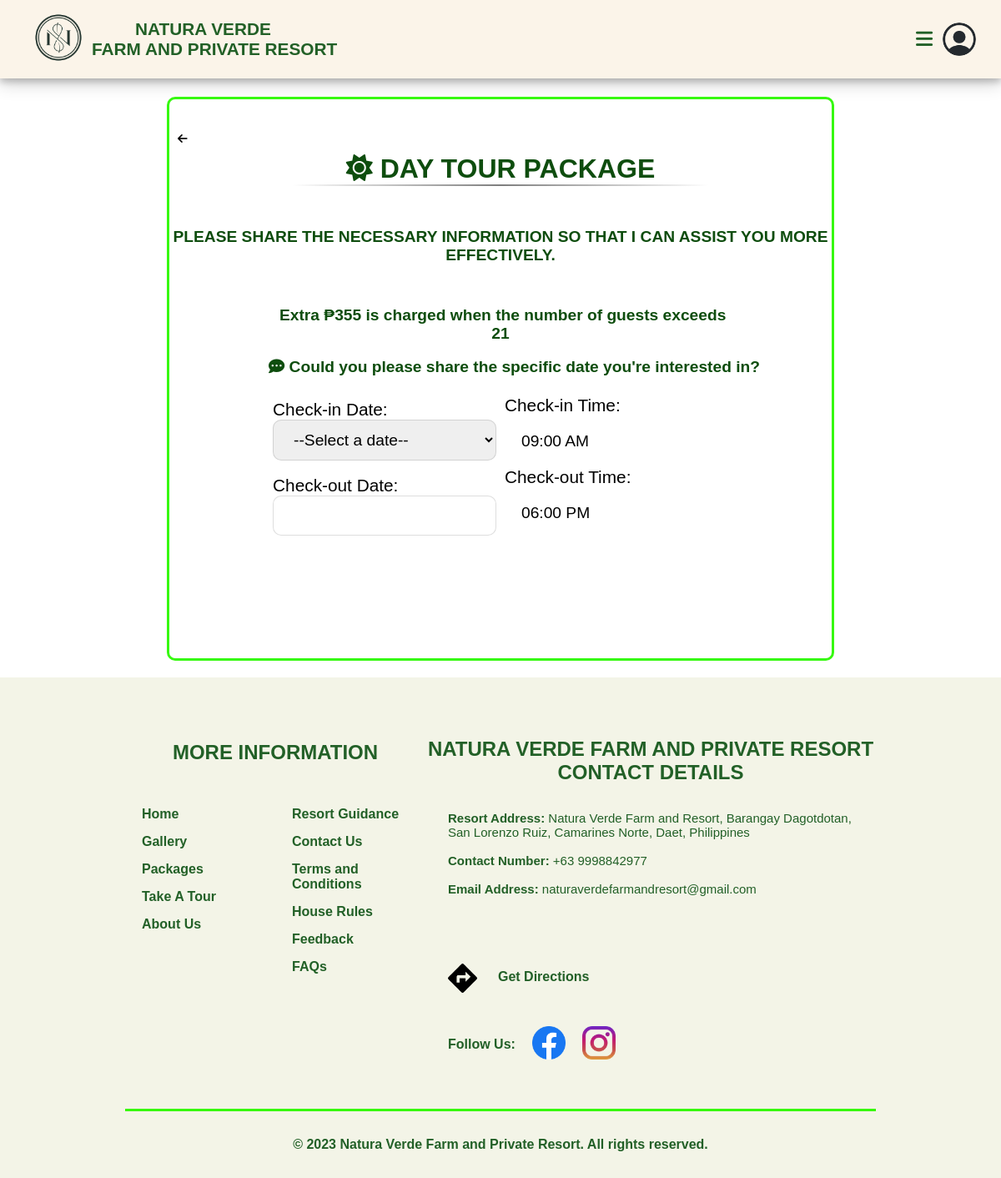
The page /auth/dayTourOption_step3.php (signed in) on the database its author committed.
### tables this page shows
CREATE TABLE `package_prices` (
  `price_id` int(11) NOT NULL,
  `package_name` varchar(30) NOT NULL,
  `package_price` int(11) NOT NULL,
  `package_type` varchar(30) NOT NULL,
  `attribute` varchar(30) NOT NULL,
  `max_pax` int(11) NOT NULL
);

CREATE TABLE `package_time` (
  `id` int(11) NOT NULL,
  `package_name` varchar(30) NOT NULL,
  `check_in_time` time NOT NULL,
  `check_out_time` time NOT NULL
);

### auth/dayTourOption_step3.php (the view, shortened to what this page needs)
<?php
     require_once './db_connection.php';
$query2 = "SELECT * FROM package_prices WHERE price_id = 10";
$result2 = $conn->query($query2);
if ($result2->num_rows > 0) {
    $row2 = $result2->fetch_assoc();
    $packageExcessPrice = $row2["package_price"];
} else {
    $packageExcessPrice = "No Price Available";
    $packageExcessName = "No Name Available";
}
$query3 = "SELECT * FROM package_prices WHERE price_id = 12";
$result3 = $conn->query($query3);
if ($result3->num_rows > 0) {
    $row3 = $result3->fetch_assoc();
    $maxPax = $row3["package_price"];
} else {
    $maxPax = "No Max Pax Available";
    $packagePaxName = "No Name Available";
}
$query9 = "SELECT * FROM package_time WHERE id = 1";
$result9 = $conn->query($query9);
if ($result9->num_rows > 0) {
    $row9 = $result9->fetch_assoc();
    $overnightCheckIn = $row9['check_in_time'];
    $overnightCheckOut = $row9['check_out_time'];
$checkInTime = date("h:i A", strtotime($overnightCheckIn));
$checkOutTime = date("h:i A", strtotime($overnightCheckOut));
} else {
    $overnightCheckIn = "No Time Available";
    $overnightCheckOut = "No Time Available";
    $overnightTimeName = "No Name Available";
}
?>
<!DOCTYPE html>
<html>
<head>
    <link rel="stylesheet" href="https://cdnjs.cloudflare.com/ajax/libs/font-awesome/6.4.2/css/all.min.css">
    <link rel="stylesheet" href="https://cdnjs.cloudflare.com/ajax/libs/animate.css/4.1.1/animate.min.css"/>
<body>
<header>
<?php include('./header_authenticated.php') ?>
    <div class="headcontainer">
    <button class="back-button" onclick="goBack()"><i class="fa-solid fa-arrow-left"></i></button>
            <h1 class="text-with-icon animate__animated animate__slideInDown animate__delay-0.8s"><i class="fa-solid fa-sun"></i>&nbsp;Day Tour Package</h1>
            <div class="hr-one animate__animated animate__slideInDown animate__delay-0.8s"></div>
            <div class="h50 animate__animated animate__slideInDown animate__delay-0.8s"></div>
            <h2 class="animate__animated animate__zoomIn animate__delay-1s">Please share the necessary information so that I can assist you more effectively.</h2>
            <div class="form-container">
            <p id="people" style="width: fit-content; margin:auto;" >&nbsp;Extra ₱<?php echo $packageExcessPrice; ?> is charged when the number of guests exceeds <?php echo $maxPax; ?></p><br>
                <p class="typing-text" style="width: fit-content; margin:auto;"><i class="fa-solid fa-comment-dots"></i>&nbsp;Could you please share the specific date you're interested in?</p>
                <form id="booking-form" action="dayTourOption_step3_submit.php" method="post">
                <input type="text" id="guestID" name="guestID" value="<?php echo $_SESSION['id_session']; ?>"><br>
                <div class="two-column-container">
    <div class="column">
        <label for="check-in-date">Check-in Date:</label>
        <select id="check-in-date" name="check_in_date" required>
            <option value="">--Select a date--</option>
        </select><br><br>
        <label for="check-out-date">Check-out Date:</label>
                <input id="check-out-date" name="check_out_date" readonly>
    </div>
    <div class="column">
        <label for="check-in-times">Check-in Time:</label>
        <input type="text" id="check-in-times" name="check_in_times" value="<?php echo $checkInTime ?>" readonly style="border: none; width: 100%;">
        <label for="check-out-times">Check-out Time:</label>
                <input type="text" id="check-out-times" name="check_out_times" value="<?php echo $checkOutTime ?>" readonly style="border: none;">
    </div>
</div>
                <label for="total-guests">Total Guests:</label><br>
                <input type="number" id="total-guests" name="total_guests" required><br>
                <label for="room-accomodation">Room Accomodation:</label><br>
                <label for="package-price">Package Price:</label><br>
                <input type="number" id="number-of-nights" name="number_of_nights" value="1"><br><br>
                </form>
            </div>
    </div>
<footer>
<?php include './footer.php' ?>
</footer>
</body>
</html>

### auth/css/header_authenticated.css (style rules this page uses)
* { margin: 0; padding: 0; box-sizing: border-box; font-family: Arial, Helvetica, sans-serif; }
header { width: 100%; height: 12vh; background: transparent; z-index: 5; }

### auth/css/footer.css (style rules this page uses)
* { margin: 0; padding: 0; box-sizing: border-box; font-family: Arial, Helvetica, sans-serif; }
h2 { text-transform: uppercase; text-align: center; font-size: 1.5em; }

### auth/dayTourOption_step3.php (style rules this page uses)
* { margin: 0; padding: 0; box-sizing: border-box; font-family: Arial, Helvetica, sans-serif; }
.headcontainer { max-width: 60%; max-height: auto; margin: 20px auto ; padding: 50px 40px; border: solid #36f90f ; border-radius: 10px; }
.headcontainer h1 { font-family: Arial, sans-serif; text-transform: uppercase; font-size: 32px; font-weight: 2px; text-align: center; color: #0e4d0e; justify-content: center; }
.hr-one { margin: auto; width: 500px; border: 0; height: 2px; background-image: linear-gradient(to right, rgba(255, 255, 255, 0), rgba(121, 121, 121, 0.96), rgba(255, 255, 255, 0)); }
.h50 { clear: both; height: 50px; }
.headcontainer h2 { font-family: Arial, sans-serif; font-size: 1.2em; font-weight: 2px; text-align: center; color: #0e4d0e; justify-content: center; }
.modal-content p, .form-container p, #booking-question { font-family: Arial, sans-serif; font-size: 1.2em; font-weight: bold; text-align: center; color: #0e4d0e; justify-content: center; margin-top: 3%; }
.typing-text { font-family: Arial, sans-serif; font-size: 15px; white-space: nowrap; overflow: hidden; text-align: center; width: 100%; animation: typing 3.5s steps(40, end), blink .75s step-end infinite; }
.form-container { width: 70%; flex-direction: column; justify-content: center; align-items: center; margin: 0 auto; margin-top: 50px; }
input[type="text"],input[type="number"] { width: 100%; padding: 12px 20px; margin: 8px 0; box-sizing: border-box; border: none; border-bottom: 2px solid #4CAF50; font-family: Arial, sans-serif; }
#check-out-date, #check-in-date { font-size: 1.2rem; width:100%; padding:12px 20px; display:inline-block; border-radius: 10px; border: solid 1px rgba(128, 128, 128, 0.26); font-family: Arial, sans-serif; }
form input[type=text],form input[type=date],form input[type=number] { width:100%; padding:12px 20px; margin:8px 0; display:inline-block; border-radius: 10px; border: solid 1px rgba(128, 128, 128, 0.26); font-family: Arial, sans-serif; font-size: 1.2rem; }
form label { font-family: Arial, sans-serif; font-size: 1.3em; margin-top: 50px; }
@media (max-width: 1280px) { .headcontainer { padding: 30px 0; max-width: 800px; height: auto; } }
.two-column-container { display: flex; justify-content: space-between; align-items: center; }
.column { flex: 1; margin: 5px; }
.back-button { background: none; color: black; border: none; margin-right: 90%; padding: 10px; cursor: pointer; }
.back-button i { margin-right: 5px; }

### rows shown on the page
package_prices: package_price "355"
package_prices: package_price "21"
package_time: check_in_times "09:00 AM", check_out_times "06:00 PM"
